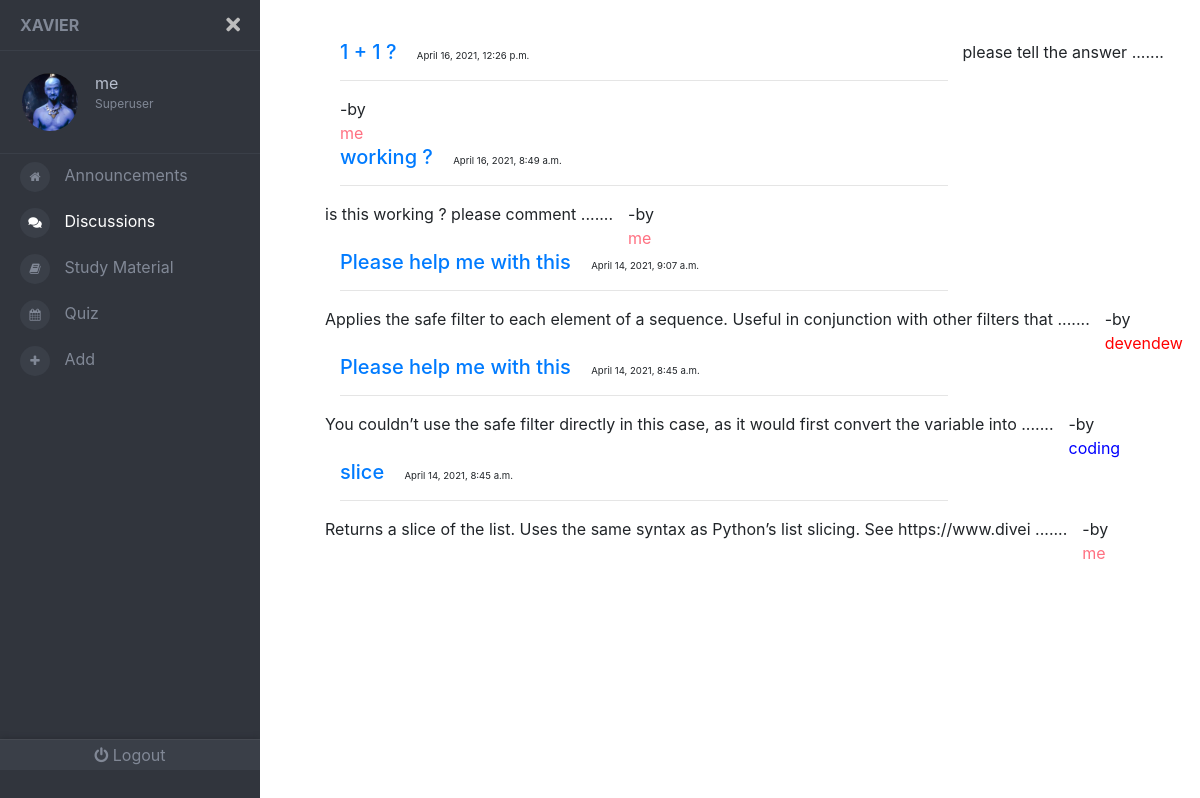
The app's page /discussions/ (signed in), older data.
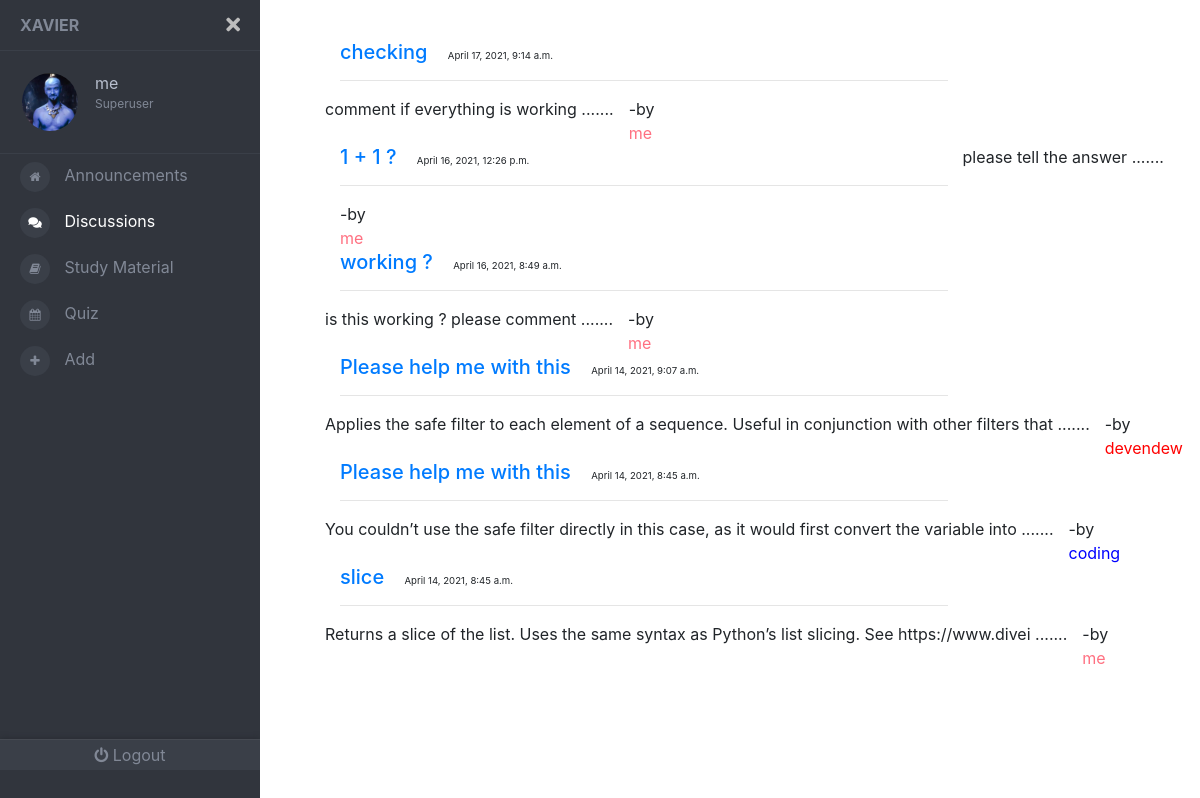
The same page, newer data.
### front/models.py (models this page shows, shortened)
class Discussion(models.Model):
	title = models.CharField(max_length=30  , default='Please help me with this')
	content = models.TextField()
	time= models.DateTimeField(auto_now_add=True)
	author = models.ForeignKey(User , on_delete =  models.SET(get_sentinel_user))
	room = models.CharField(max_length=8, default=get_code)

### front/views.py (the view)
# urls.py: path('discussions/',views.discuss ,  name='discusspage'),
def discuss(request):
	if not(request.user.is_authenticated):
		  return redirect('signpage')
	discussion = Discussion.objects.all()[len(Discussion.objects.all())-20:
					] if len(Discussion.objects.all()) > 21 else Discussion.objects.all()
	discussion2 = []
	for i in range(len(discussion)-1 , -1 , -1):
		discussion2.append(discussion[i])
	return render(request, 'front/disc.html' , {'discussions' : discussion2})

### front/templates/front/disc.html (shortened to what this page needs)
{% load static %}
<!DOCTYPE html>
<html lang="en">
  <head>
    <link rel="stylesheet" href='{% static "front/navbar.css" %}' />
    <link
      rel="stylesheet"
      href="https://cdnjs.cloudflare.com/ajax/libs/twitter-bootstrap/4.1.1/css/bootstrap.css"
    />
    <link
      rel="stylesheet"
      href="https://use.fontawesome.com/releases/v5.0.13/css/all.css"
    />
    <link rel="stylesheet" href='{% static "front/material.css" %}' />
    <link rel="stylesheet" href='{% static "front/study.css" %}' />
  </head>
  <body>
    <div class="page-wrapper chiller-theme toggled">
      <nav id="sidebar" class="sidebar-wrapper">
        <div class="sidebar-content">
          <div class="sidebar-brand">
            <a href="./home.html">Xavier</a>
            <div id="close-sidebar">
              <i class="fas fa-times"></i>
            </div>
          </div>
          <div class="sidebar-header">
            <div class="user-pic">
              <img
                class="img-responsive img-rounded"
                src="{{request.user.profile.image.url}}"
                alt="User picture"
                style = "border-radius: 50% ;"
              />
            </div>
            <div class="user-info">
              <span class="user-name">
                {{ request.user.username }}
              </span>
              <span class="user-role">
                  {% if request.user.is_superuser %}
              Superuser
                 {% elif request.user.is_staff %}
              Staff
                  {% else %}
              Student
                  {% endif %}
            </div>
          </div>
          <div class="sidebar-menu">
            <ul>
              <li>
                <a href="{% url 'mainpage' %} "
                  ><i class="fa fa-home" aria-hidden="true"></i>
                  <span>Announcements</span>
                </a>
              </li>
              <li>
                <a href="{% url 'discusspage' %} "  style="color: white" >
                  <i class="fas  fa-comments"></i>
                  <span>Discussions</span>
                </a>
              </li>
              <li>
                <a href="#"
                  ><i class="fa  fa-book"></i>
                  <span>Study Material</span>
                </a>
              </li>
              <li>
                <a href='#'
                ><i class="fa fa-calendar"></i>
                  <span>Quiz</span>
                </a>
              </li>
              <li>
                <a href="#"
                  ><i class="fa fa-plus" aria-hidden="true"></i>
                  <span>Add</span>
                </a>
              </li>
            </ul>
          </div>
          <div class="sidebar-footer">
            <a href="{% url 'logout' %} " style="text-decoration: none">
              <i class="fa fa-power-off"></i>
              <span>Logout</span></a
            >
          </div>
        </div>
      </nav>
      <main class="page-content">
        <div class="container">
         {% for discussion in discussions %}
          <div class="ibox-content forum-container">
            <div class="forum-item active">
              <div class="row">
                <div class="col-md-9">
                  <h5 class="forum-item-title">
                    <a href="#" class="forum-item-title"
                      >{{discussion.title}}</a
                    >
                    <span class="col-md-3" style="font-size: .75rem ;" > <small> {{discussion.time}}</small></span>
                  </h5>
                  <hr />
                </div>
                <div class="forum-sub-title">
                  {{discussion.content |slice:":100"}} .......
                </div>
                <div class="col-md-1 forum-info"> -by
                  <span class="views-number" style="color: {{discussion.author.profile.color}}" >  {{discussion.author}} </span>
                </div>
              </div>
            </div>
          </div>
            {% endfor %}
        </div>
      </main>
    </div>
  </body>
</html>

Row changes from the older to the newer data that the page shows:
added Discussion: title "checking", time "April 17, 2021, 9:14 a.m.", content "comment if everything is working", author "me"
